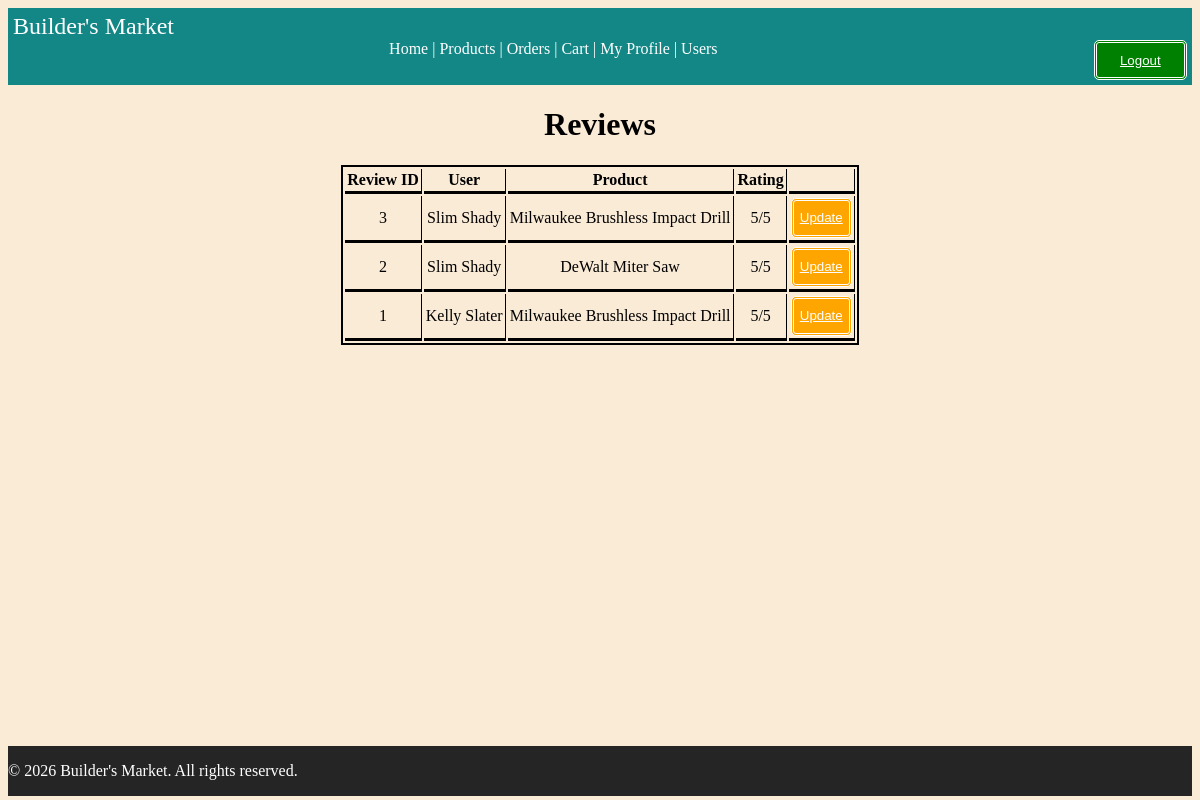
The page /reviews (signed in) on the database as committed earlier.
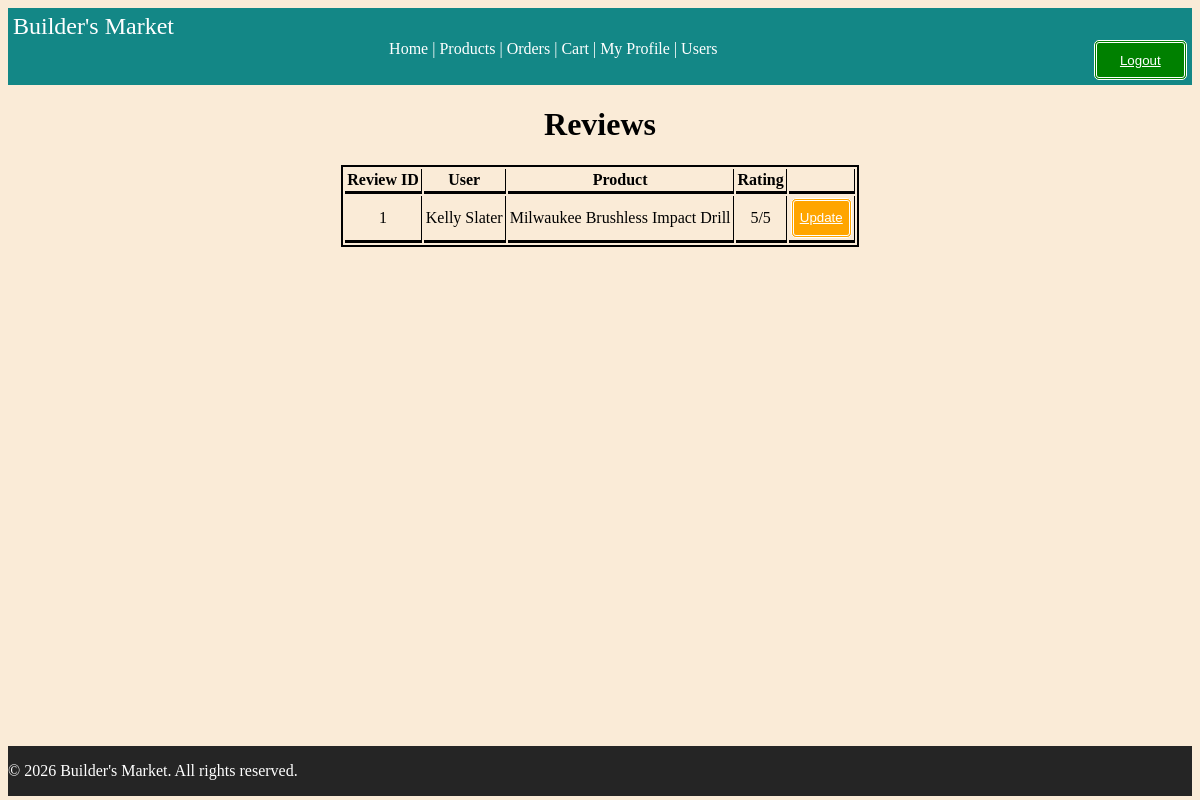
The same page on the database as committed later.
### tables this page shows
CREATE TABLE reviews (
    review_id INTEGER PRIMARY KEY,
    product_id INTEGER NOT NULL,
    user_id INTEGER NOT NULL,
    rating INTEGER CHECK (rating >= 0 AND rating <= 5),
    created_at DATETIME DEFAULT CURRENT_TIMESTAMP,
    updated_at DATETIME DEFAULT CURRENT_TIMESTAMP,
    FOREIGN KEY (product_id) REFERENCES products(product_id) ON DELETE CASCADE,
    FOREIGN KEY (user_id) REFERENCES users(user_id) ON DELETE CASCADE
);

CREATE TABLE users (
    user_id INTEGER PRIMARY KEY,
    username VARCHAR(50) NOT NULL UNIQUE,
    email VARCHAR(255) NOT NULL UNIQUE,
    password_hash VARCHAR(255) NOT NULL,
    is_active INTEGER DEFAULT 0,
    created_at DATETIME DEFAULT CURRENT_TIMESTAMP,
    updated_at DATETIME DEFAULT CURRENT_TIMESTAMP
);

CREATE TABLE products (
    product_id INTEGER PRIMARY KEY,
    product_name VARCHAR(50) NOT NULL,
    description TEXT NOT NULL,
    price DECIMAL(10, 2) NOT NULL,
    quantity INT NOT NULL,
    image_file TEXT NULL,
    created_at DATETIME DEFAULT CURRENT_TIMESTAMP,
    updated_at DATETIME DEFAULT CURRENT_TIMESTAMP
);

### routes/reviews.py (the view)
@reviews_bp.route('/reviews', methods=['GET'])
@login_required
def view_all_reviews():
    if 'review.edit.all' in g.user.permissions:
        reviews = Review.GetAll()
        return render_template('review/reviews_all.html', reviews = reviews)
    else:
        reviews = Review.GetByUser(g.user.user_id)
        return render_template('review/reviews_all.html', reviews = reviews)

### auth/auths.py (called while the page is built)
def login_required(f):
    @wraps(f)
    def wrapped_view(*args, **kwargs):
        if not g.get("user"):
           abort(401)
        return f(*args, **kwargs)
    return wrapped_view

### database/connection.py (called while the page is built)
def get_connection():
    try:
        conn = sqlite3.connect(Config.DATABASE)
        conn.row_factory = sqlite3.Row
        return conn
    except Error as e:
        print(f"Database connection error: {e}")
        return None

### models/review.py (called while the page is built)
    @staticmethod
    def GetAll():
        db= get_connection()
        try:
            return db.execute("""
                              SELECT r.*, p.product_name as product_name, u.username as username
                              FROM reviews r
                              JOIN products p ON r.product_id = p.product_id
                              JOIN users u ON r.user_id = u.user_id
                              ORDER BY r.created_at DESC
                              """).fetchall()
        finally:
            db.close()

### models/users.py (called while the page is built)
    @staticmethod
    def _BuildUser(row, db):
        if row is None:
            return None
        role = row['role_name']
        permissions = db.execute("""
                                SELECT p.permission_name
                                FROM permissions p
                                JOIN role_permissions rp ON p.permission_id = rp.permission_id
                                JOIN roles r ON r.role_id = rp.role_id
                                WHERE r.role_name = ?
                                     """, (role,)).fetchall()
        permission_list = [p['permission_name'] for p in permissions]
        return User(
                user_id=row['user_id'],
                username=row['username'],
                email=row['email'],
                password_hash=row['password_hash'],
                role=role,
                permissions=permission_list
            )

    @staticmethod
    def FromID(user_id : int):
        db = get_connection()
        try:
            row = db.execute("""
                             SELECT u.*, r.role_name
                             FROM users u
                             LEFT JOIN user_roles ur ON u.user_id = ur.user_id
                             LEFT JOIN roles r ON ur.role_id = r.role_id
                             WHERE u.user_id = ?
                             """, (user_id,)).fetchone()
            return User._BuildUser(row, db)
        finally:
            db.close()

### templates/review/reviews_all.html (shortened to what this page needs)
{% extends "base.html" %}
{% block content %}
<h1>Reviews </h1>
<table class="review-table">
    <thead>
        <tr>
            <th> Review ID </th>
            <th> User </th>
            <th> Product </th>
            <th> Rating </th>
            <th></th>
        </tr>
    </thead>
    <tbody>
        {% for review in reviews %}
        <tr>
            <td> {{review.review_id}} </td>
            <td> {{review.username}} </td>
            <td> {{review.product_name}} </td>
            <td> {{review.rating}}/5 </td>
            <td> {% if review.user_id == g.user.user_id or 'review.edit.all' in g.user.permissions %}
                <button class="orangeButton">
                    <a href="{{ url_for ('reviews.edit_review', review_id = review.review_id, product_id = review.product_id)}}">
                            Update </a>
                </button>
                {% endif %}
            </td>
        </tr>
        {% endfor %}
    </tbody>
</table>
{% endblock %}

### templates/base.html (shortened to what this page needs)
<!DOCTYPE html>
<html lang="en">
<head>
    <link href="{{url_for('static', filename = 'css/reset.css' )}}" rel="stylesheet">
    <link href="{{url_for('static', filename = 'css/style.css' )}}" rel="stylesheet">
    <link href="{{url_for('static', filename = 'css/media.css' )}}" rel="stylesheet">
</head>
<body >
    <header>
        <div id="logo">Builder's Market</div>
            <div class="authButton">
            {% if not g.user %}
                <button class="greenButton"><a href="{{url_for('auth.login')}}"> Login</a></button> |
                <button class="orangeButton"><a href="{{url_for('auth.register')}}"> Register</a> </button>
            {% else %}
                <button class="greenButton" ><a href="{{url_for('auth.logout')}}"> Logout</a> </button>
            {% endif %}
            <br>
            </div>
        <nav id="navMenu">
            <a href="{{url_for('home')}}"> Home | </a>
            <a href="{{url_for('products.get_products')}}"> Products | </a>
            {% if g.user %}
            <a href="{{url_for('orders.view_orders')}}"> Orders | </a>
            <a href="{{url_for('cart.view_cart')}}"> Cart | </a>
            <a href="{{url_for('auth.profile')}}"> My Profile | </a>
            {% endif %}
            {% if g.user.role in ["Admin"] %}
                <a href="{{url_for('admin.view_users')}}"> Users </a>
            {% endif %}
        </nav>
    </header>
    <main>
        <div class="container">
        {% block content %}
        {% endblock %}
        </div>
    </main>
    <footer>
            <p>&copy; 2026 Builder's Market. All rights reserved.</p>
    </footer>
</body>
</html>

### static/css/style.css (style rules this page uses)
html, body { height: 99%; }
header { background-color: rgba(0, 128, 128, 0.925); color: white; padding: 5px; text-align: center; }
header a { color: white; }
body { display: flex; flex-direction: column; background-color: antiquewhite; min-height: 98.5vh; }
main { flex: 1; margin-left: 5em; margin-right: 5em; }
footer { background-color: rgb(37, 37, 37); color: white; }
#navMenu a { text-decoration: none; }
.authButton { display: flexbox; float: right; }
.authButton Button { width: 7em; height: 3em; }
#logo { font-size:x-large; text-align: left; }
h1 { text-align: center; }
a { color: white; }
button { border-radius: 5px; border-width: 3px; border-color: rgb(255, 255, 255); border-style: double ; height: 3em; }
.greenButton { background-color: green; color: white; }
.orangeButton { background-color: orange; }
.review-table { border: 2px black solid; margin: auto; }
.review-table th, .review-table td { padding: 2px; border-bottom: 3px solid black; border-right: 1px black solid; text-align: center; }

Rows that differ between the two databases and show on the page:
removed reviews: review_id "3", username "Slim Shady", product_name "Milwaukee Brushless Impact Drill", rating "5"
removed reviews: review_id "2", username "Slim Shady", product_name "DeWalt Miter Saw", rating "5"
